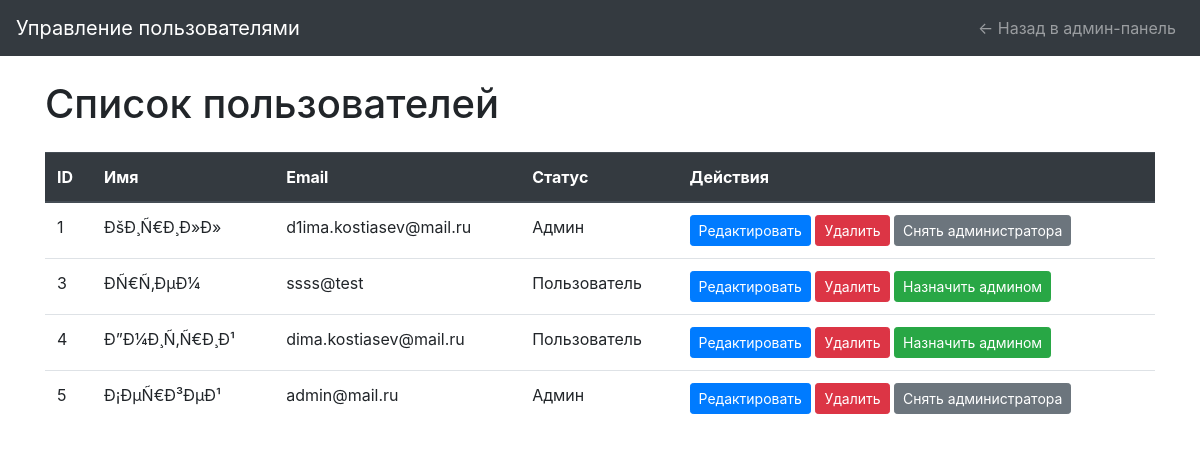
The app's page /assets/pages/admin/manage_users.php (signed in) with its own data.
### tables this page shows
CREATE TABLE `users` (
  `id` int(11) NOT NULL,
  `name` varchar(100) NOT NULL,
  `surname` varchar(100) NOT NULL,
  `patronymic` varchar(100) DEFAULT NULL,
  `login` varchar(100) NOT NULL,
  `email` varchar(100) NOT NULL,
  `password` varchar(255) NOT NULL,
  `is_admin` tinyint(1) NOT NULL DEFAULT '0'
);

### assets/pages/admin/manage_users.php (the view, shortened to what this page needs)
<?php
include '../../pages/system_files/db_connect.php';
$result = $conn->query("SELECT * FROM users");
?>
<!DOCTYPE html>
<html lang="ru">
<head>
    <link rel="stylesheet" href="https://stackpath.bootstrapcdn.com/bootstrap/4.5.2/css/bootstrap.min.css">
</head>
<body>
    <nav class="navbar navbar-expand-lg navbar-dark bg-dark">
        <a class="navbar-brand" href="#">Управление пользователями</a>
        <div class="collapse navbar-collapse">
            <ul class="navbar-nav ml-auto">
                <li class="nav-item">
                    <a class="nav-link" href="../admin/admin.php">&larr; Назад в админ-панель</a>
                </li>
            </ul>
        </div>
    </nav>
    <div class="container mt-4">
        <h1 class="my-4">Список пользователей</h1>
        <table class="table table-hover">
            <thead class="thead-dark">
                <tr>
                    <th>ID</th>
                    <th>Имя</th>
                    <th>Email</th>
                    <th>Статус</th>
                    <th>Действия</th>
                </tr>
            </thead>
            <tbody>
                <?php while ($row = $result->fetch_assoc()): ?>
                    <tr>
                        <td>
                            <?php echo $row['id']; ?>
                        </td>
                        <td>
                            <?php echo htmlspecialchars($row['name']); ?>
                        </td>
                        <td>
                            <?php echo htmlspecialchars($row['email']); ?>
                        </td>
                        <td>
                            <?php echo $row['is_admin'] == 1 ? 'Админ' : 'Пользователь'; ?>
                        </td>
                        <td>
                            <button class="btn btn-primary btn-sm" data-toggle="modal" data-target="#editUserModal"
                                data-id="<?php echo $row['id']; ?>"
                                data-name="<?php echo htmlspecialchars($row['name']); ?>"
                                data-surname="<?php echo htmlspecialchars($row['surname']); ?>"
                                data-patronymic="<?php echo htmlspecialchars($row['patronymic']); ?>"
                                data-login="<?php echo htmlspecialchars($row['login']); ?>"
                                data-email="<?php echo htmlspecialchars($row['email']); ?>">Редактировать</button>
                            <a href="?delete=1&id=<?php echo $row['id']; ?>" class="btn btn-danger btn-sm"
                                onclick="return confirm('Вы уверены, что хотите удалить этого пользователя?');">Удалить</a>
                            <a href="?toggle_admin=<?php echo $row['is_admin'] ? '0' : '1'; ?>&id=<?php echo $row['id']; ?>"
                                class="btn btn-<?php echo $row['is_admin'] ? 'secondary' : 'success'; ?> btn-sm"
                                onclick="return confirm('Вы уверены, что хотите <?php echo $row['is_admin'] ? 'снять администратора' : 'назначить администратором'; ?> этого пользователя?');">
                                <?php echo $row['is_admin'] ? 'Снять администратора' : 'Назначить админом'; ?>
                            </a>
                        </td>
                    </tr>
                <?php endwhile; ?>
            </tbody>
        </table>
    </div>
</body>
</html>

### records on screen
users: id "1", name "ÐšÐ¸Ñ€Ð¸Ð»Ð»", email "d1ima.kostiasev@mail.ru", is_admin "Админ"
users: id "3", name "ÐÑ€Ñ‚ÐµÐ¼", email "ssss@test", is_admin "Пользователь"
users: id "4", name "Ð”Ð¼Ð¸Ñ‚Ñ€Ð¸Ð¹", email "dima.kostiasev@mail.ru", is_admin "Пользователь"
users: id "5", name "Ð¡ÐµÑ€Ð³ÐµÐ¹", email "admin@mail.ru", is_admin "Админ"
